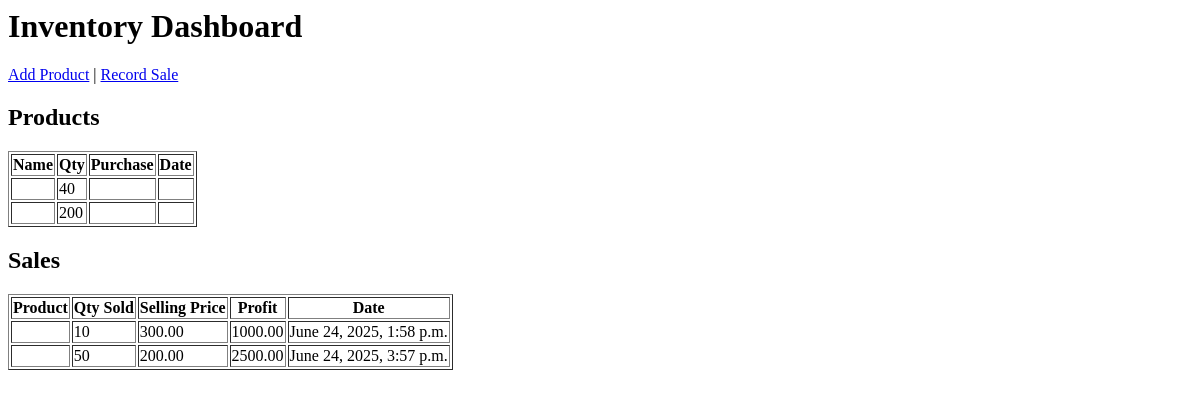
The app's page /dashboard, older data.
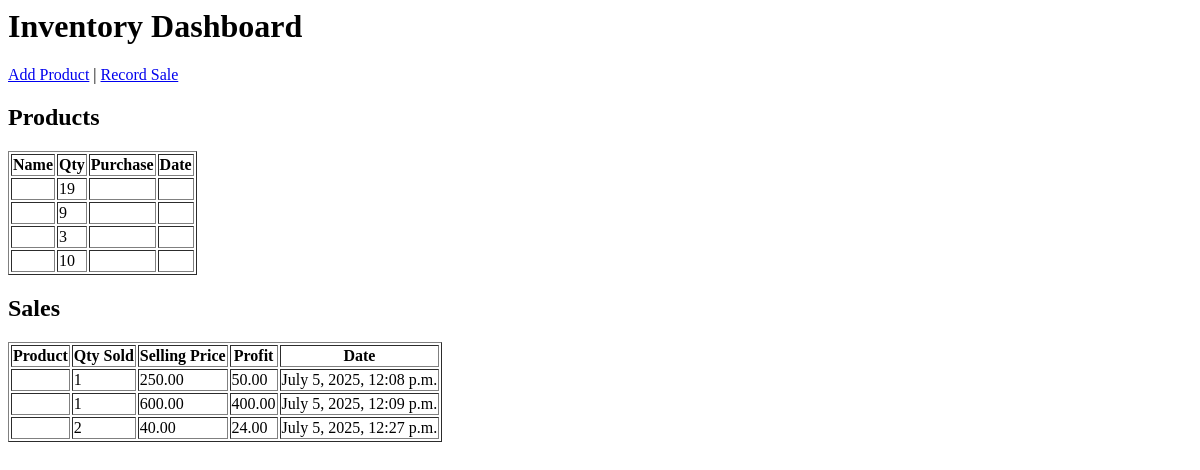
The same page, newer data.
### stock_app/models.py (models this page shows, shortened)
class Product(models.Model):
    product_code = models.CharField(max_length=500)
    product_price = models.DecimalField(max_digits=10, decimal_places=2)
    quantity = models.PositiveIntegerField(default=0)
    salling_price = models.DecimalField(max_digits=10, decimal_places=2, default=0.00)
    added_on = models.DateTimeField(auto_now_add=True)

class Sale(models.Model):
    product = models.ForeignKey(Product, on_delete=models.CASCADE)
    quantity_sold = models.PositiveIntegerField()
    selling_price = models.DecimalField(max_digits=10, decimal_places=2)
    profit = models.DecimalField(max_digits=10, decimal_places=2, editable=False, default=0.00)
    loss = models.DecimalField(max_digits=10, decimal_places=2, editable=False, default=0.00)  # ✅ New field
    sale_date = models.DateTimeField(auto_now_add=True)

### stock_app/views.py (the view)
# urls.py: path('dashboard', views.dashboard, name='dashboard'),
def dashboard(request):
    products = Product.objects.all()
    sales = Sale.objects.all()
    return render(request, 'inventory/dashboard.html', {'products': products, 'sales': sales})

### templates/inventory/dashboard.html
<h1>Inventory Dashboard</h1>
<a href="/add-product/">Add Product</a> | <a href="/sale/">Record Sale</a>
<h2>Products</h2>
<table border="1">
  <tr>
    <th>Name</th><th>Qty</th><th>Purchase</th><th>Date</th>
  </tr>
  {% for product in products %}
  <tr>
    <td>{{ product.name }}</td>
    <td>{{ product.quantity }}</td>
    <td>{{ product.purchase_price }}</td>
    <td>{{ product.product_date }}</td>
  </tr>
  {% endfor %}
</table>
<h2>Sales</h2>
<table border="1">
  <tr><th>Product</th><th>Qty Sold</th><th>Selling Price</th><th>Profit</th><th>Date</th></tr>
  {% for sale in sales %}
  <tr>
    <td>{{ sale.product.name }}</td>
    <td>{{ sale.quantity_sold }}</td>
    <td>{{ sale.selling_price }}</td>
    <td>{{ sale.profit }}</td>
    <td>{{ sale.sale_date }}</td>
  </tr>
  {% endfor %}
</table>

Row changes from the older to the newer data that the page shows:
removed Product: quantity "40"
removed Product: quantity "200"
removed Sale: quantity_sold "10", selling_price "300.00", profit "1000.00", sale_date "June 24, 2025, 1:58 p.m."
removed Sale: quantity_sold "50", selling_price "200.00", profit "2500.00", sale_date "June 24, 2025, 3:57 p.m."
added Product: quantity "19"
added Product: quantity "9"
added Product: quantity "3"
added Product: quantity "10"
added Sale: quantity_sold "1", selling_price "250.00", profit "50.00", sale_date "July 5, 2025, 12:08 p.m."
added Sale: quantity_sold "1", selling_price "600.00", profit "400.00", sale_date "July 5, 2025, 12:09 p.m."
added Sale: quantity_sold "2", selling_price "40.00", profit "24.00", sale_date "July 5, 2025, 12:27 p.m."
